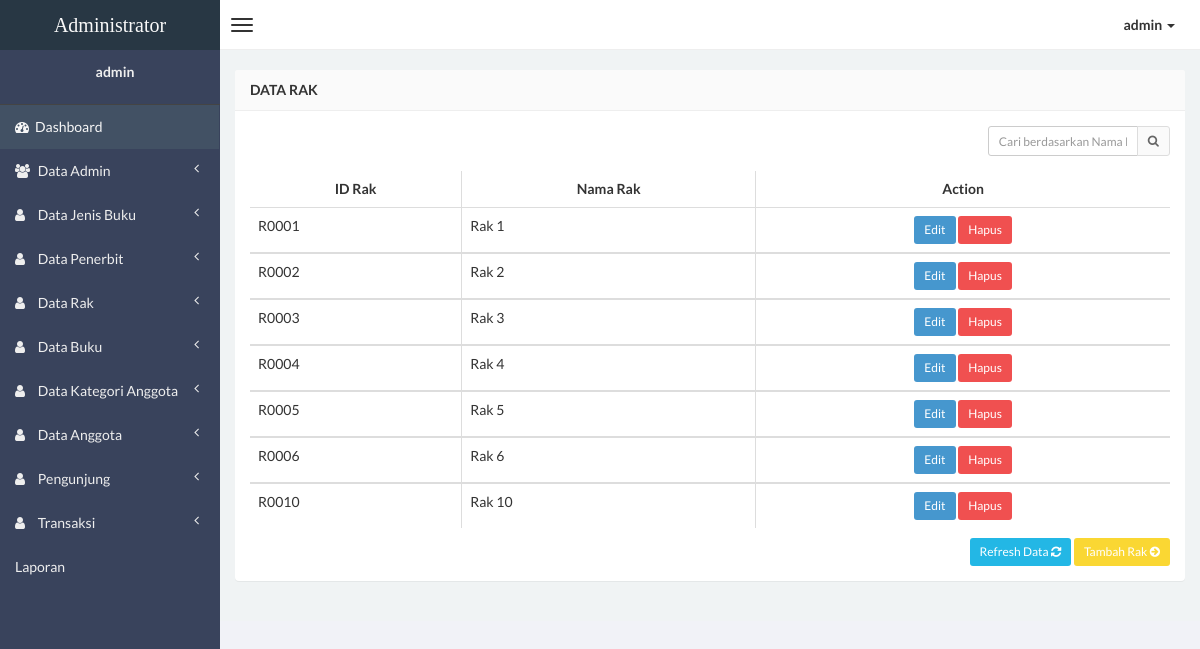
Screenshot of /admin/rak.php (signed in) with the database file from the repository.
### tables this page shows
CREATE TABLE IF NOT EXISTS `tbl_rak` (
  `idRak` varchar(20) NOT NULL,
  `NamaRak` varchar(50) DEFAULT NULL
);

### admin/rak.php (the view, shortened to what this page needs)
<?php
if (empty($_SESSION['username'])){
	header('location:../index.php');
} else {
?>
<!DOCTYPE html>
<html>
<head>
    <link href="css/bootstrap.min.css" rel="stylesheet" type="text/css" />
    <link href="css/font-awesome.min.css" rel="stylesheet" type="text/css" />
    <link href="css/ionicons.min.css" rel="stylesheet" type="text/css" />
    <link href="css/morris/morris.css" rel="stylesheet" type="text/css" />
    <link href="css/jvectormap/jquery-jvectormap-1.2.2.css" rel="stylesheet" type="text/css" />
    <link href="css/datepicker/datepicker3.css" rel="stylesheet" type="text/css" />
    <link href="css/daterangepicker/daterangepicker-bs3.css" rel="stylesheet" type="text/css" />
    <link href="css/iCheck/all.css" rel="stylesheet" type="text/css" />
    <link href="css/style.css" rel="stylesheet" type="text/css" />
      </head>
      <body class="skin-black">
        <header class="header">
            <a href="dashboard.php" class="logo">
                Administrator
            </a>
            <nav class="navbar navbar-static-top" role="navigation">
                <a href="#" class="navbar-btn sidebar-toggle" data-toggle="offcanvas" role="button">
                    <span class="icon-bar"></span>
                    <span class="icon-bar"></span>
                    <span class="icon-bar"></span>
                </a>
                <div class="navbar-right">
                    <ul class="nav navbar-nav">
                        <li class="dropdown user user-menu">
                            <a href="#" class="dropdown-toggle" data-toggle="dropdown">
                                <span><?php echo $_SESSION['username']; ?> <i class="caret"></i></span>
                            </a>
                                </li>
                            </ul>
                        </div>
                    </nav>
                </header>
<?php } ?>
                <div class="wrapper row-offcanvas row-offcanvas-left">
                    <aside class="left-side sidebar-offcanvas">
                        <section class="sidebar">
                            <div class="user-panel">
                                <div class="info">
                                    <center><p><?php echo $_SESSION['username']; ?></p></center>
                                </div>
                            </div>
                            <?php include "menu.php"; ?>
                        </section>
                    </aside>
                    <aside class="right-side">
                <section class="content">
                    <div class="row">
                        <div class="col-xs-12">
                            <div class="panel">
                                <header class="panel-heading">
                                    <b>Data Rak</b>
                                </header>
                                <div class="panel-body table-responsive">
                                    <div class="box-tools m-b-15">
                                    <form action="rak.php" method="POST">
                                        <div class="input-group">
                                        <input type='text' class="form-control input-sm pull-right" style="width: 150px;"  name='qcari' placeholder='Cari berdasarkan Nama Rak' required />
                                            <div class="input-group-btn">
                                                <button class="btn btn-sm btn-default" type="submit"><i class="fa fa-search"></i></button>
                                            </div>
                                        </div>
                                    </form>
                                    </div>
                                    <?php
                    $query1="select * from tbl_rak";
                    $tampil=mysql_query($query1) or die(mysql_error());
                    ?>
                                    <table id="example" class="table table-hover table-bordered">
                  <thead>
                      <tr>
                        <th><center>ID Rak </center></th>
                        <th><center>Nama Rak </center></th>
						<th><center>Action </center></th>
                      </tr>
                  </thead>
                     <?php while($data=mysql_fetch_array($tampil))
                    { ?>
                    <tbody>
                    <tr>
                    <td><?php echo $data['idRak']; ?></td>
                    <td><?php echo $data['NamaRak'];?></td>
					<td><center><div id="thanks"><a class="btn btn-sm btn-primary" data-placement="bottom" data-toggle="tooltip" title="Edit rak" href="rak-edit.php?hal=edit&kd=<?php echo $data['idRak'];?>">Edit</a>
                    <a onclick="return confirm ('Yakin hapus <?php echo $data['NamaRak'];?>.?');" class="btn btn-sm btn-danger tooltips" data-placement="bottom" data-toggle="tooltip" title="Hapus rak" href="rak-hapus.php?hal=hapus&kd=<?php echo $data['idRak'];?>">Hapus</a></center></td></tr></div>
                 <?php
              }
              ?>
                   </tbody>
                <div class="text-right" style="margin-top: 10px;">
                 <a href="rak.php" class="btn btn-sm btn-info">Refresh Data <i class="fa fa-refresh"></i></a> <a href="rak-input.php" class="btn btn-sm btn-warning">Tambah Rak <i class="fa fa-arrow-circle-right"></i></a>
                </div>
				<br></br>
				<br></br>
				<br></br>
				<br></br>
				<br></br>
				<br></br>
				<br></br>
				<br></br>
</body>
</html>

### rows the page displays
tbl_rak: idRak "R0001", NamaRak "Rak 1"
tbl_rak: idRak "R0002", NamaRak "Rak 2"
tbl_rak: idRak "R0003", NamaRak "Rak 3"
tbl_rak: idRak "R0004", NamaRak "Rak 4"
tbl_rak: idRak "R0005", NamaRak "Rak 5"
tbl_rak: idRak "R0006", NamaRak "Rak 6"
tbl_rak: idRak "R0010", NamaRak "Rak 10"

### other values shown
$_SESSION['username'] "admin"
